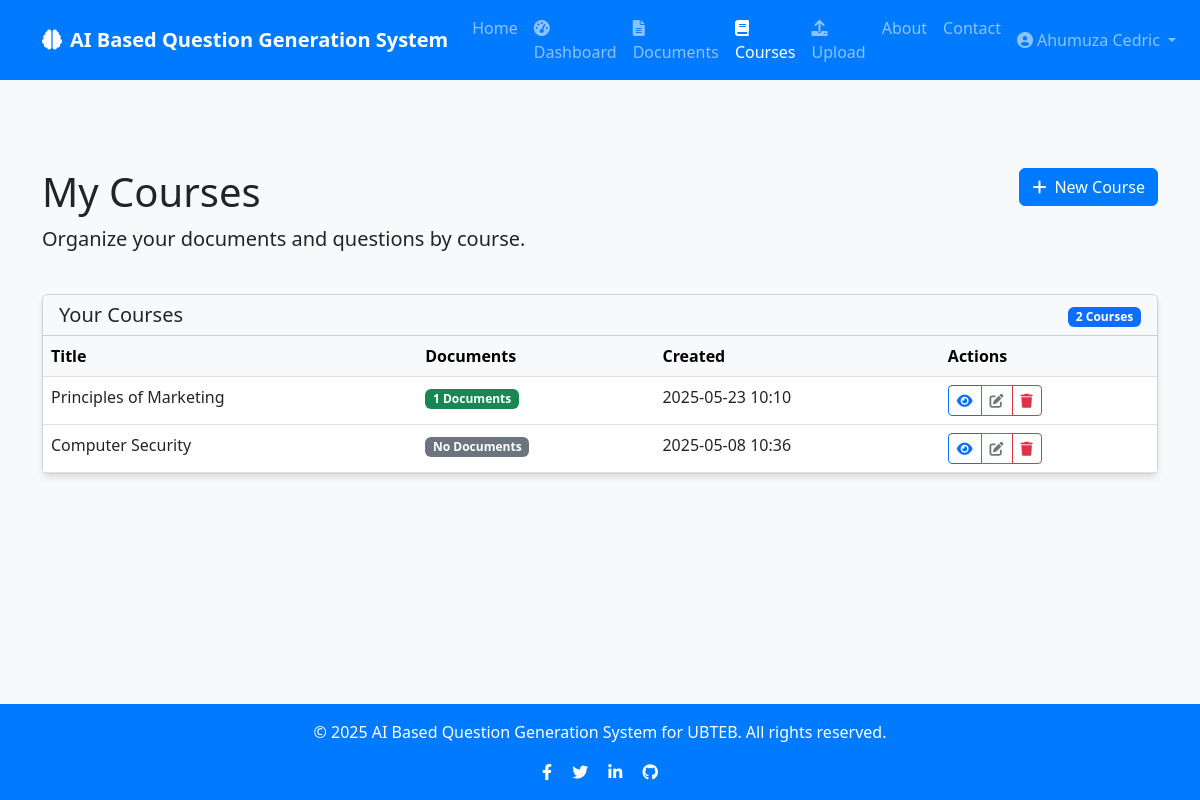
Screenshot of /courses (signed in) with the database file from the repository.
### app/models/user.py (models this page shows, shortened)
class User(db.Model, UserMixin):
    id = db.Column(db.Integer, primary_key=True)
    username = db.Column(db.String(50), unique=True, nullable=False)
    email = db.Column(db.String(120), unique=True, nullable=False)
    password = db.Column(db.String(60), nullable=False)
    created_at = db.Column(db.DateTime, default=datetime.utcnow)
    documents = db.relationship('Document', backref='author', lazy=True, cascade="all, delete-orphan")
    questions = db.relationship('Question', backref='author', lazy=True, cascade="all, delete-orphan")
    courses = db.relationship('Course', backref='author', lazy=True, cascade="all, delete-orphan")

### app/models/course.py (models this page shows, shortened)
class Course(db.Model):
    id = db.Column(db.Integer, primary_key=True)
    title = db.Column(db.String(100), nullable=False)
    description = db.Column(db.Text, nullable=True)
    created_at = db.Column(db.DateTime, default=datetime.utcnow)
    user_id = db.Column(db.Integer, db.ForeignKey('user.id'), nullable=False)
    documents = db.relationship('Document', backref='course', lazy=True, cascade="all, delete-orphan")

### app/routes/courses.py (the view)
@courses.route('/courses')
@login_required
def list_courses():
    user_courses = Course.query.filter_by(user_id=current_user.id).all()
    return render_template('courses/courses.html', courses=user_courses)

### app/models/user.py (called while the page is built)
@login_manager.user_loader
def load_user(user_id):
    return User.query.get(int(user_id))

### app/templates/courses/courses.html (shortened to what this page needs)
{% extends "base.html" %}
{% block content %}
<div class="container py-5">
    <div class="row mb-4">
        <div class="col-md-8">
            <h1>My Courses</h1>
            <p class="lead">Organize your documents and questions by course.</p>
        </div>
        <div class="col-md-4 text-end">
            <a href="{{ url_for('courses.create_course') }}" class="btn btn-primary">
                <i class="fas fa-plus me-2"></i>New Course
            </a>
        </div>
    </div>
    {% if courses %}
        <div class="row">
            <div class="col-md-12">
                <div class="card">
                    <div class="card-header bg-light">
                        <div class="row align-items-center">
                            <div class="col">
                                <h5 class="mb-0">Your Courses</h5>
                            </div>
                            <div class="col-auto">
                                <span class="badge bg-primary">{{ courses|length }} Courses</span>
                            </div>
                        </div>
                    </div>
                    <div class="card-body p-0">
                        <div class="table-responsive">
                            <table class="table table-hover mb-0">
                                <thead class="table-light">
                                    <tr>
                                        <th>Title</th>
                                        <th>Documents</th>
                                        <th>Created</th>
                                        <th>Actions</th>
                                    </tr>
                                </thead>
                                <tbody>
                                    {% for course in courses|sort(attribute='created_at', reverse=True) %}
                                        <tr>
                                            <td>{{ course.title }}</td>
                                            <td>
                                                {% if course.documents|length > 0 %}
                                                    <span class="badge bg-success">{{ course.documents|length }} Documents</span>
                                                {% else %}
                                                    <span class="badge bg-secondary">No Documents</span>
                                                {% endif %}
                                            </td>
                                            <td>{{ course.created_at.strftime('%Y-%m-%d %H:%M') }}</td>
                                            <td>
                                                <div class="btn-group" role="group">
                                                    <a href="{{ url_for('courses.view_course', course_id=course.id) }}"
                                                       class="btn btn-sm btn-outline-primary"
                                                       title="View Course">
                                                        <i class="fas fa-eye"></i>
                                                    </a>
                                                    <a href="{{ url_for('courses.edit_course', course_id=course.id) }}"
                                                       class="btn btn-sm btn-outline-secondary"
                                                       title="Edit Course">
                                                        <i class="fas fa-edit"></i>
                                                    </a>
                                                    <button type="button"
                                                            class="btn btn-sm btn-outline-danger delete-course-btn"
                                                            data-course-id="{{ course.id }}"
                                                            data-course-title="{{ course.title }}"
                                                            title="Delete Course">
                                                        <i class="fas fa-trash"></i>
                                                    </button>
                                                </div>
                                            </td>
                                        </tr>
                                    {% endfor %}
                                </tbody>
                            </table>
                        </div>
                    </div>
                </div>
            </div>
        </div>
    {% endif %}
</div>
{% endblock %}

### app/templates/base.html (shortened to what this page needs)
<!DOCTYPE html>
<html lang="en">
<head>
    <link href="https://cdn.jsdelivr.net/npm/bootstrap@5.3.0/dist/css/bootstrap.min.css" rel="stylesheet">
    <link rel="stylesheet" href="https://cdnjs.cloudflare.com/ajax/libs/font-awesome/6.0.0/css/all.min.css">
</head>
<body>
    <nav class="navbar navbar-expand-lg navbar-dark mb-4">
        <div class="container">
            <a class="navbar-brand" href="{{ url_for('main.index') }}">
                <i class="fas fa-brain me-2"></i>AI Based Question Generation System
            </a>
            <div class="collapse navbar-collapse" id="navbarNav">
                <ul class="navbar-nav me-auto">
                    <li class="nav-item">
                        <a class="nav-link" href="{{ url_for('main.index') }}">Home</a>
                    </li>
                    {% if current_user.is_authenticated %}
                    <li class="nav-item">
                        <a class="nav-link {% if request.endpoint == 'main.dashboard' %}active{% endif %}"
                           href="{{ url_for('main.dashboard') }}">
                            <i class="fas fa-tachometer-alt me-1"></i>Dashboard
                        </a>
                    </li>
                    <li class="nav-item">
                        <a class="nav-link {% if request.endpoint.startswith('questions.list_documents') %}active{% endif %}"
                           href="{{ url_for('questions.list_documents') }}">
                            <i class="fas fa-file-alt me-1"></i>Documents
                        </a>
                    </li>
                    <li class="nav-item">
                        <a class="nav-link {% if request.endpoint.startswith('courses.') %}active{% endif %}"
                           href="{{ url_for('courses.list_courses') }}">
                            <i class="fas fa-book me-1"></i>Courses
                        </a>
                    </li>
                    <li class="nav-item">
                        <a class="nav-link {% if request.endpoint == 'questions.upload_document' %}active{% endif %}"
                           href="{{ url_for('questions.upload_document') }}">
                            <i class="fas fa-upload me-1"></i>Upload
                        </a>
                    </li>
                    {% endif %}
                    <li class="nav-item">
                        <a class="nav-link" href="{{ url_for('main.about') }}">About</a>
                    </li>
                    <li class="nav-item">
                        <a class="nav-link" href="{{ url_for('main.contact') }}">Contact</a>
                    </li>
                </ul>
                <ul class="navbar-nav">
                    {% if current_user.is_authenticated %}
                    <li class="nav-item dropdown">
                        <a class="nav-link dropdown-toggle" href="#" id="navbarDropdown" role="button" data-bs-toggle="dropdown" aria-expanded="false">
                            <i class="fas fa-user-circle me-1"></i>{{ current_user.username }}
                        </a>
                    </li>
                    {% endif %}
                </ul>
            </div>
        </div>
    </nav>
    <div class="content">
        {% block content %}{% endblock %}
    </div>
    <footer class="footer text-center">
        <div class="container">
            <div class="row">
                <div class="col-md-12">
                    <p>&copy; 2025 AI Based Question Generation System for UBTEB. All rights reserved.</p>
                    <div class="social-icons">
                        <a href="#" class="text-white me-3"><i class="fab fa-facebook-f"></i></a>
                        <a href="#" class="text-white me-3"><i class="fab fa-twitter"></i></a>
                        <a href="#" class="text-white me-3"><i class="fab fa-linkedin-in"></i></a>
                        <a href="#" class="text-white"><i class="fab fa-github"></i></a>
                    </div>
                </div>
            </div>
        </div>
    </footer>
</body>
</html>

### app/templates/base.html (style rules this page uses)
body { min-height: 100vh; display: flex; flex-direction: column; background-color: #f8f9fa; }
.content { flex: 1; }
.navbar { background-color:#007bff; }
.navbar-brand { font-weight: bold; color: #ffffff; }
.nav-item { color: #f8f9fa; }
.footer { background-color: #007bff; color: #ffffff; padding: 1rem 0; margin-top: 2rem; }
.card { box-shadow: 0 4px 6px rgba(0, 0, 0, 0.1); transition: all 0.3s ease; }
.btn-primary { background-color: #007bff; border-color: #007bff; }

### rows the page displays
User: username "Ahumuza Cedric"
Course: title "Principles of Marketing", documents|length "1", created_at "2025-05-23 10:10"
Course: title "Computer Security", shows "No Documents", created_at "2025-05-08 10:36"

### other values shown
{{ courses|length }} "2"
